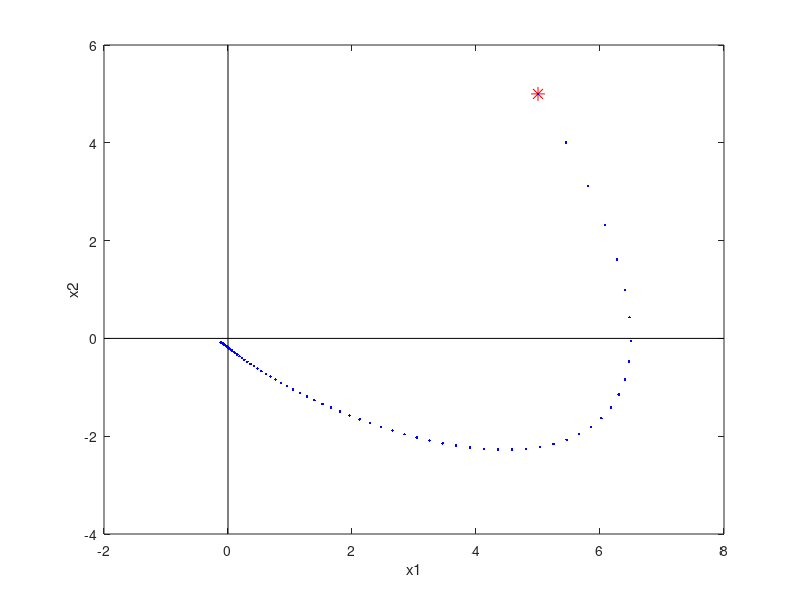
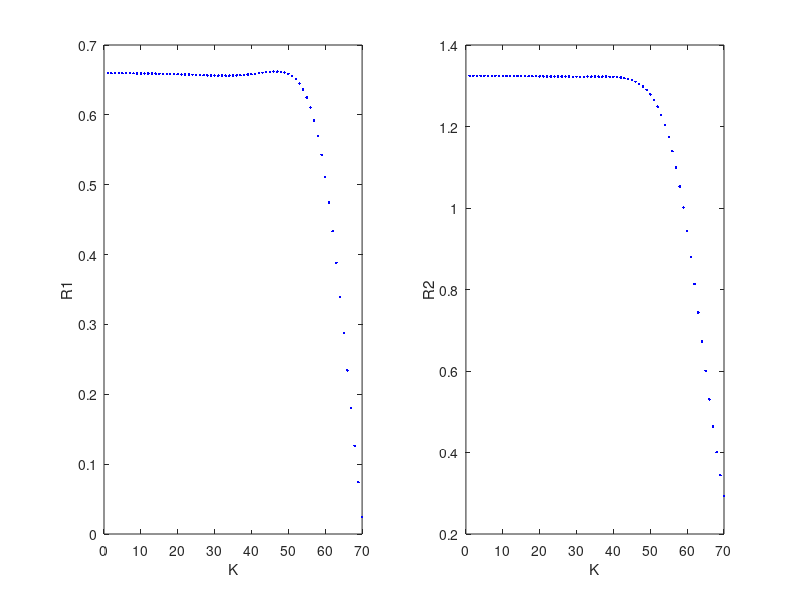

Write MATLAB code to recreate these figures, in order.
% 例程 6.13  LQR（线性二次调节器）示例
%  控制目标：将系统从任意初始状态引导至原点，同时最小化优化性能指标
%  系统矩阵
A = [1, 0.1; 0, 1];
B = [0.005; 0.1];
%  时间域（单位：秒）
N = 70;
%  优化性能指标参数
H = [10, 0; 0, 6];
Q = [1, 0; 0, 1];
V = 2;
%  预分配内存
X = zeros(2, 1, N + 1);
U = zeros(1, N + 1);
P = zeros(2, 2, N + 1);
R = zeros(1, 2, N + 1);
%  初始状态
x10 = 5;
x20 = 5;
px1 = 0;
px2 = 0;
%  矩阵递推计算
%  k = 1 ..N + 1
P(:, :, N + 1) = H;
k = N + 1;
while (k >1)
    AUX = V + (B'*P(:, :, k)*B);
    R(1, :, k - 1) = (inv(AUX))*(B'*P(:, :, k)*A);
    P(:, :, k - 1) = (A'*P(:, :,k)* A)+Q -(R(1, :, k - 1)'*AUX*R(1, :, k - 1));
    k = k - 1;
end
figure (1)
%  绘制坐标轴
plot([-2, 8], [0, 0], 'k');
hold on;
plot([0, 0], [-4, 6], 'k');
%  绘制初始状态点
plot(x10, x20, 'r*', 'MarkerSize', 10);
xlabel('x1');  ylabel('x2');
%  最优状态轨迹计算与绘制
k = 1;
X(1, 1, 1) = x10;
X(2, 1, 1) = x20;
while  (k < N + 1)
    px1 = X(1, 1, k);
    px2 = X(2, 1, k);
    plot(px1, px2, 'b.');
    U(1, k) = -R(1, :, k)*X(:, 1, k);
    X(:, 1, k + 1) = (A*X(:, 1, k)) + (B*U(1, k));
    k = k + 1;
end
figure(2)
%  状态反馈矩阵R的变化过程绘制
k = 1;
while  (k<N +1)
    subplot(1, 2, 1)
    plot(k, R(1, 1, k), 'b.');
    hold on;
    subplot(1, 2, 2)
    plot(k, R(1, 2, k), 'b.');
    hold on;
    k = k + 1;
end
subplot(1, 2, 1)
xlabel('K');  ylabel('R1');
subplot(1, 2, 2)
xlabel('K');  ylabel('R2');
